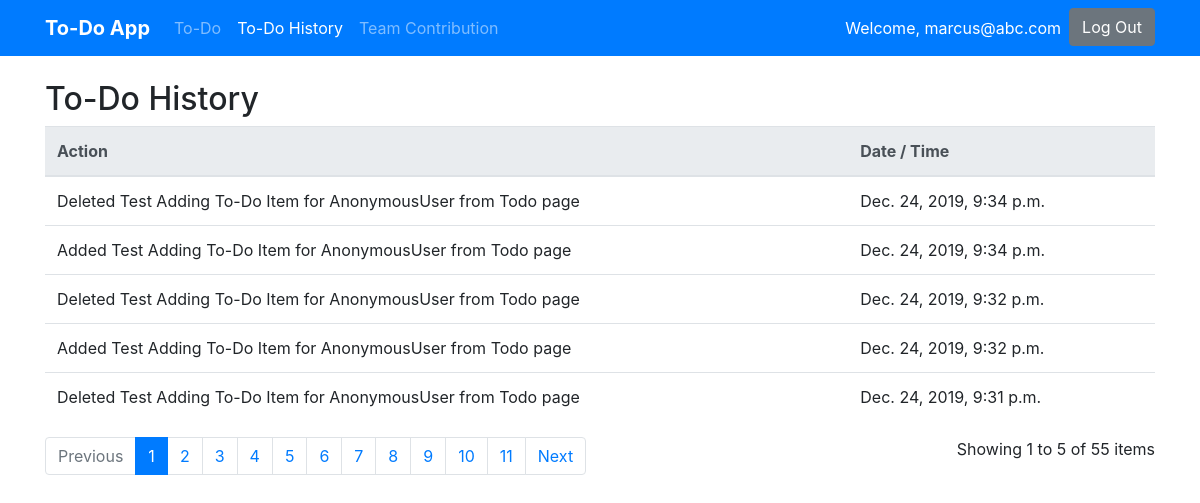
The app's page /historyItem/ (signed in), older data.
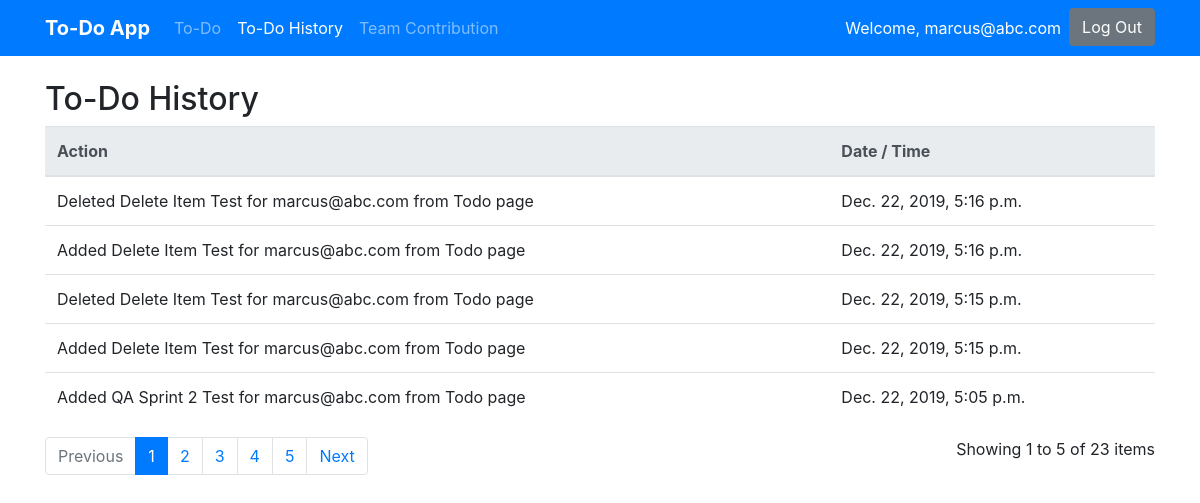
The same page, newer data.
### To_do_page/models.py (models this page shows)
class ArchiveHistory(models.Model):
    owner = models.CharField(max_length=100)
    Todo = models.CharField(max_length=100)
    Timecreated = models.DateTimeField()
    action = models.CharField (max_length=10)

### To_do_page/views.py (the view)
# urls.py: path('historyItem/', historyItem, name='todohistorypage'),
def historyItem(request):
    all_todo = ArchiveHistory.objects.all().order_by('-Timecreated')
    context = {
        'all_items': all_todo
    }
    paginator = Paginator(all_todo, 5)
    page = request.GET.get('page')
    if page is not None:
        all_todo = paginator.get_page(page)
        context['all_items'] = all_todo
    else:
        all_todo = paginator.get_page(1)
        context['all_items'] = all_todo
    return render(request, 'history_page.html', context)

### To_do_page/templates/history_page.html (shortened to what this page needs)
{% extends 'base.html' %}
{% block content %}
{% if user.is_authenticated %}
<br />
<h2>To-Do History</h2>
<table class="table" id="to-do-history-table">
	<thead class="thead-light">
        <tr>
            <th>Action</th>
            <th>Date / Time</th>
        </tr>
	</thead>
	<tbody>
		{% for todo_item in all_items %}
		<tr>
			<td><div name="item">{{todo_item.action }} {{todo_item.Todo }} for {{todo_item.owner }} from Todo page</div></td>
			<td><div name='time'>{{todo_item.Timecreated }}</div></td>
		</tr>
		{% endfor %}
	</tbody>
</table>
<div class="row">
	<div class="col-sm-8">
		{% if all_items.has_other_pages %}
		<ul class="pagination">
		  {% if all_items.has_previous %}
			<li class="page-item"><a class="page-link" href="?page={{ all_items.previous_page_number }}">Previous</a></li>
		  {% else %}
			<li class="page-item disabled"><span class="page-link">Previous</span></li>
		  {% endif %}
		  {% for i in all_items.paginator.page_range %}
			{% if all_items.number == i %}
			  <li class="page-item active"><span class="page-link">{{ i }} <span class="sr-only">(current)</span></span></li>
			{% else %}
			  <li class="page-item"><a class="page-link" href="?page={{ i }}">{{ i }}</a></li>
			{% endif %}
		  {% endfor %}
		  {% if all_items.has_next %}
			<li class="page-item"><a class="page-link" href="?page={{ all_items.next_page_number }}">Next</a></li>
		  {% else %}
			<li class="page-item disabled"><span class="page-link">Next</span></li>
		  {% endif %}
		</ul>
	  {% endif %}
	</div>
	<div class="col-sm-4">
		<p id="pagination-count">Showing {{ all_items.start_index }} to {{ all_items.end_index }} of {{ all_items.paginator.count }} items</p>
	</div>
</div>
{% else %}
<p name='error_msg'>You are not logged in</p>
<a class="btn btn-primary" href="{% url 'login' %}">Login</a>
{% endif %}
{% endblock %}

Row changes from the older to the newer data that the page shows:
removed ArchiveHistory: action "Deleted", Todo "Test Adding To-Do Item", owner "AnonymousUser", Timecreated "Dec. 24, 2019, 9:34 p.m."
removed ArchiveHistory: action "Added", Todo "Test Adding To-Do Item", owner "AnonymousUser", Timecreated "Dec. 24, 2019, 9:34 p.m."
removed ArchiveHistory: action "Deleted", Todo "Test Adding To-Do Item", owner "AnonymousUser", Timecreated "Dec. 24, 2019, 9:32 p.m."
removed ArchiveHistory: action "Added", Todo "Test Adding To-Do Item", owner "AnonymousUser", Timecreated "Dec. 24, 2019, 9:32 p.m."
removed ArchiveHistory: action "Deleted", Todo "Test Adding To-Do Item", owner "AnonymousUser", Timecreated "Dec. 24, 2019, 9:31 p.m."
now on this page (row unchanged): ArchiveHistory: action "Deleted", Todo "Delete Item Test", owner "marcus@abc.com", Timecreated "Dec. 22, 2019, 5:16 p.m."
now on this page (row unchanged): ArchiveHistory: action "Added", Todo "Delete Item Test", owner "marcus@abc.com", Timecreated "Dec. 22, 2019, 5:16 p.m."
now on this page (row unchanged): ArchiveHistory: action "Deleted", Todo "Delete Item Test", owner "marcus@abc.com", Timecreated "Dec. 22, 2019, 5:15 p.m."
now on this page (row unchanged): ArchiveHistory: action "Added", Todo "Delete Item Test", owner "marcus@abc.com", Timecreated "Dec. 22, 2019, 5:15 p.m."
now on this page (row unchanged): ArchiveHistory: action "Added", Todo "QA Sprint 2 Test", owner "marcus@abc.com", Timecreated "Dec. 22, 2019, 5:05 p.m."
Text that changed along with them:
{{ all_items.paginator.count }}: "55" → "23"
list line gone: "6"
list line gone: "7"
list line gone: "8"
list line gone: "9"
list line gone: "10"
list line gone: "11"
